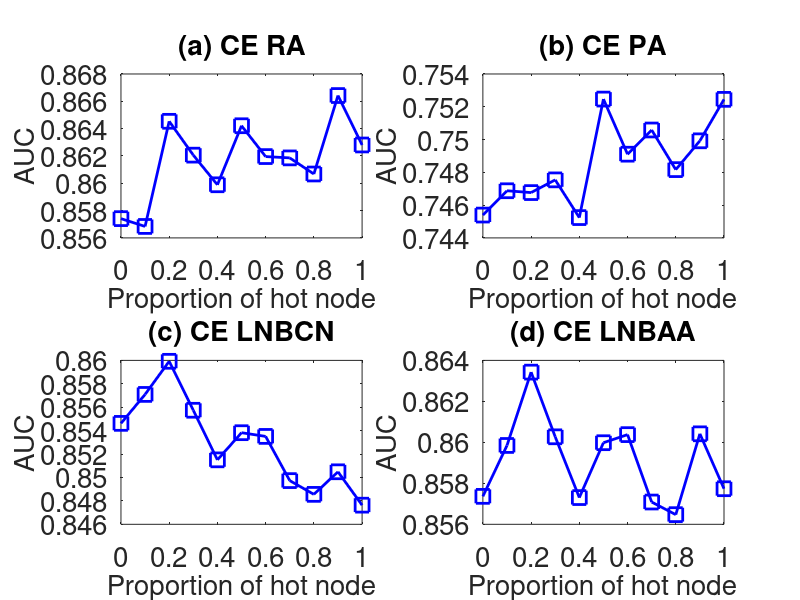

MATLAB code to generate this figure:
subplot(2,2,1);
x=0:0.1:1;
y=[0.8574104
0.856839
0.8645356
0.8620584
0.8598884
0.8642108
0.8619536
0.8618568
0.860678
0.8664216
0.8628028

];
plot(x,y,'-bs','LineWidth',2,'MarkerSize',10);
set(gca,'FontSize',20);
xlabel('Proportion of hot node','fontsize',20);
ylabel('AUC','fontsize',20);
title('(a) CE RA','fontsize',20);

subplot(2,2,2);
x=0:0.1:1;
y=[0.745393
0.7468762
0.7467646
0.74754
0.745239
0.7524692
0.7491066
0.7505828
0.7481652
0.749923
0.752452

];
plot(x,y,'-bs','LineWidth',2,'MarkerSize',10);
set(gca,'FontSize',20);
xlabel('Proportion of hot node','fontsize',20);
ylabel('AUC','fontsize',20);
title('(b) CE PA','fontsize',20);

subplot(2,2,3);
x=0:0.1:1;
y=[0.8546206
0.8570938
0.8599226
0.8557408
0.8515052
0.8538238
0.8535078
0.8497322
0.8485574
0.8504856
0.8476352

];
plot(x,y,'-bs','LineWidth',2,'MarkerSize',10);
set(gca,'FontSize',20);
xlabel('Proportion of hot node','fontsize',20);
ylabel('AUC','fontsize',20);
title('(c) CE LNBCN','fontsize',20);


subplot(2,2,4);
x=0:0.1:1;
y=[0.8573644
0.859848
0.8634272
0.8602708
0.8573046
0.859982
0.8603768
0.8570874
0.8564714
0.8604166
0.8577366

];
plot(x,y,'-bs','LineWidth',2,'MarkerSize',10);
set(gca,'FontSize',20);
xlabel('Proportion of hot node','fontsize',20);
ylabel('AUC','fontsize',20);
title('(d) CE LNBAA','fontsize',20);
